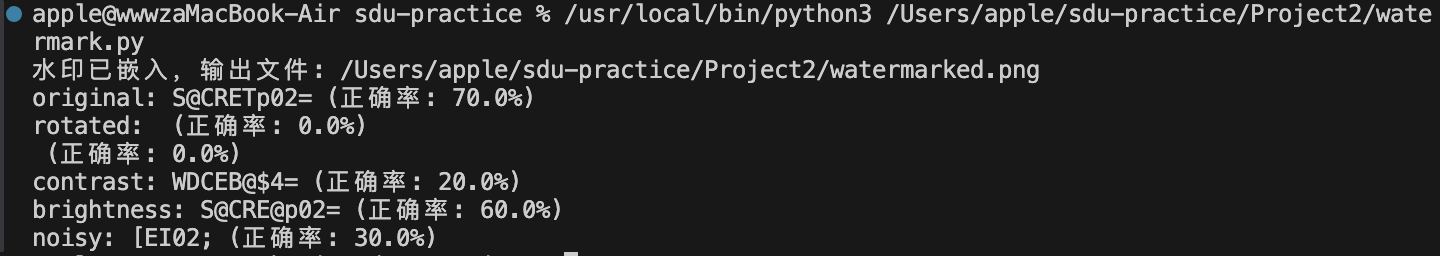
#> input picture Project2/IMG/截屏2025-08-09 23.05.20.png, 1440 x 256 px, given in place of 1.png, which was not available
$ python watermark.py
#> lines starting #> are read from the running program, lines starting #| are printed output that depends on the picture; pictures that were not available may be replaced by others from this repository, and a replacement may not be noted
import cv2
import numpy as np

# ====== 盲水印嵌入 ======
def embed_watermark_blind(image_path, watermark_text, output_path):
#> called with watermark_text = 'SECRET2025'
    img = cv2.imread(image_path, cv2.IMREAD_GRAYSCALE)
#> img: shape (256, 1440); min 24, max 204, mean 38.7
    img = np.float32(img)
    h, w = img.shape
#> h = 256; w = 1440

    # 水印转成二进制
    watermark_bin = ''.join(format(ord(c), '08b') for c in watermark_text)
    wm_len = len(watermark_bin)
    block_size = 8
    wm_idx = 0

    for i in range(0, h, block_size):
        for j in range(0, w, block_size):
            if wm_idx >= wm_len:
                break
            block = img[i:i+block_size, j:j+block_size]
            if block.shape[0] < block_size or block.shape[1] < block_size:
                continue
            dct_block = cv2.dct(block)

            # 选两个中频系数
            p1 = (4, 3)
            p2 = (3, 4)

            bit = int(watermark_bin[wm_idx])
            if bit == 1:
                if dct_block[p1] < dct_block[p2]:
                    dct_block[p1], dct_block[p2] = dct_block[p2], dct_block[p1]
            else:
                if dct_block[p1] > dct_block[p2]:
                    dct_block[p1], dct_block[p2] = dct_block[p2], dct_block[p1]

            img[i:i+block_size, j:j+block_size] = cv2.idct(dct_block)
            wm_idx += 1
#> img: shape (256, 1440) float32; min 10.16, max 217.8, mean 38.7
#> after the loop, wm_idx = 80

    watermarked_img = np.uint8(np.clip(img, 0, 255))
    cv2.imwrite(output_path, watermarked_img)
    print(f"水印已嵌入，输出文件: {output_path}")


# ====== 盲水印提取 ======
def extract_watermark_blind(image_path, watermark_length):
#> called with watermark_length = 10
    img = cv2.imread(image_path, cv2.IMREAD_GRAYSCALE)
    img = np.float32(img)
    h, w = img.shape
#> h = 256; w = 1440
    block_size = 8
    bits = ''
    wm_idx = 0

    for i in range(0, h, block_size):
        for j in range(0, w, block_size):
            if wm_idx >= watermark_length * 8:
                break
            block = img[i:i+block_size, j:j+block_size]
            if block.shape[0] < block_size or block.shape[1] < block_size:
                continue
            dct_block = cv2.dct(block)

            p1 = (4, 3)
            p2 = (3, 4)

            if dct_block[p1] > dct_block[p2]:
                bits += '1'
            else:
                bits += '0'
            wm_idx += 1
#> after the loop, wm_idx = 80

    watermark_text = ''.join(chr(int(bits[i:i+8], 2)) for i in range(0, len(bits), 8))
    return watermark_text


# ====== 鲁棒性测试 ======
def robustness_tests(wm_path, wm_text):
    wm_len = len(wm_text)

    # 原图提取
    original = extract_watermark_blind(wm_path, wm_len)
    print(f"original: {original} (正确率: {calc_accuracy(wm_text, original)}%)")
#| original: @D0 (正确率: 10.0%)

    # 旋转
    img = cv2.imread(wm_path)
#> img: shape (256, 1440, 3); min 10, max 217, mean 38.7
    M = cv2.getRotationMatrix2D((img.shape[1]//2, img.shape[0]//2), 15, 1)
    rotated = cv2.warpAffine(img, M, (img.shape[1], img.shape[0]))
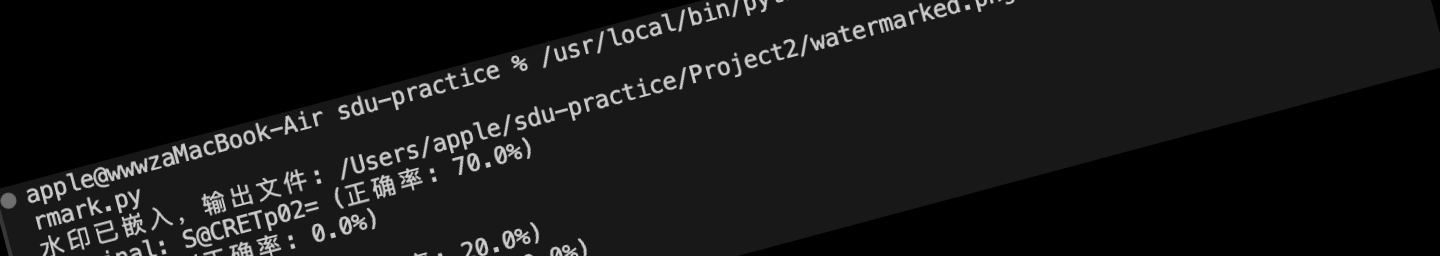
#> rotated: shape (256, 1440, 3); min 0, max 208, mean 22.8
    cv2.imwrite("/Users/apple/sdu-practice/Project2/IMG/rotated.png", rotated)
    rot_text = extract_watermark_blind("/Users/apple/sdu-practice/Project2/IMG/rotated.png", wm_len)
    print(f"rotated: {rot_text} (正确率: {calc_accuracy(wm_text, rot_text)}%)")
#| rotated:  (正确率: 0.0%)

    # 裁剪
    cropped = img[50:-50, 50:-50]
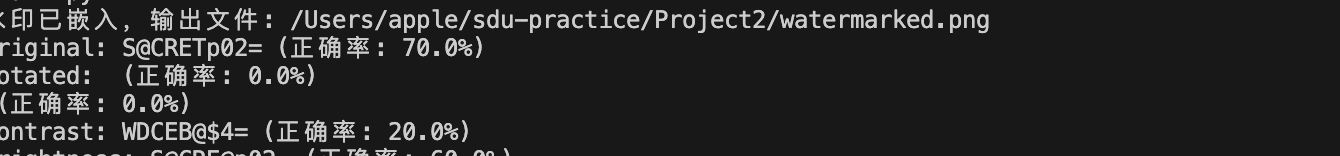
#> cropped: shape (156, 1340, 3); min 24, max 204, mean 37.6
    cv2.imwrite("/Users/apple/sdu-practice/Project2/IMG/cropped.png", cropped)
    crop_text = extract_watermark_blind("/Users/apple/sdu-practice/Project2/IMG/cropped.png", wm_len)
    print(f"cropped: {crop_text} (正确率: {calc_accuracy(wm_text, crop_text)}%)")
#| cropped: Ð (正确率: 0.0%)

    # 调对比度
    contrast = cv2.convertScaleAbs(img, alpha=1.5, beta=0)
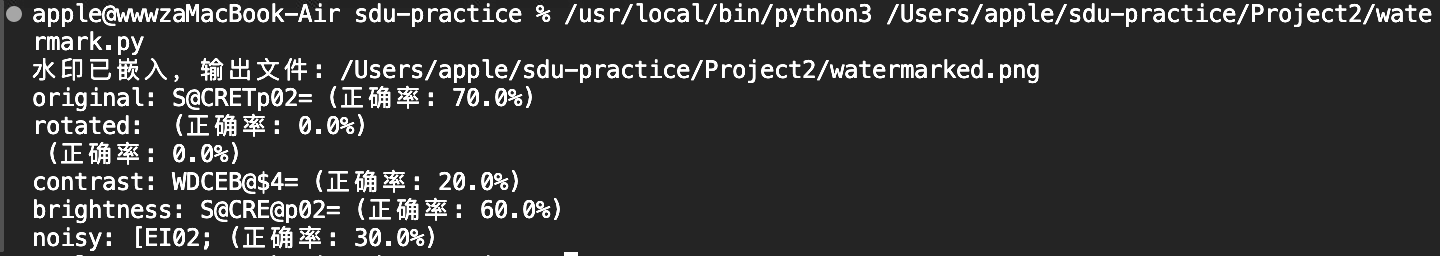
#> contrast: shape (256, 1440, 3); min 15, max 255, mean 55.2
    cv2.imwrite("/Users/apple/sdu-practice/Project2/IMG/contrast.png", contrast)
    cont_text = extract_watermark_blind("/Users/apple/sdu-practice/Project2/IMG/contrast.png", wm_len)
    print(f"contrast: {cont_text} (正确率: {calc_accuracy(wm_text, cont_text)}%)")
#| contrast: @D0 (正确率: 10.0%)

    # 调亮度
    brightness = cv2.convertScaleAbs(img, alpha=1, beta=50)
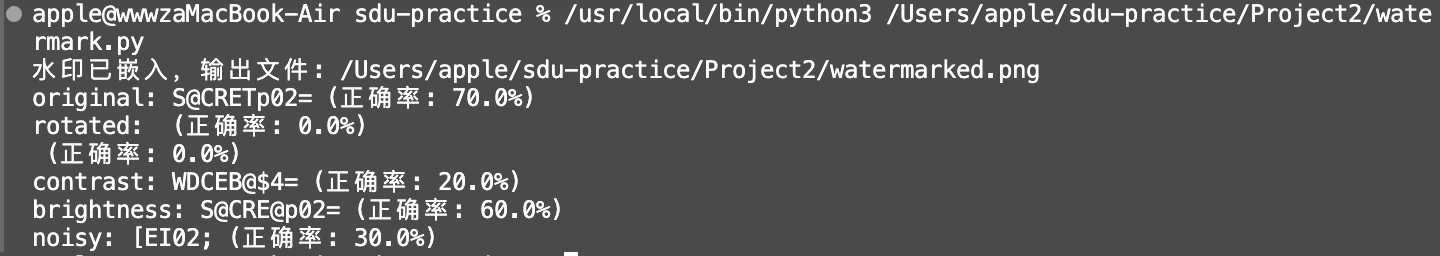
#> brightness: shape (256, 1440, 3); min 60, max 255, mean 88.7
    cv2.imwrite("/Users/apple/sdu-practice/Project2/IMG/brightness.png", brightness)
    bright_text = extract_watermark_blind("/Users/apple/sdu-practice/Project2/IMG/brightness.png", wm_len)
    print(f"brightness: {bright_text} (正确率: {calc_accuracy(wm_text, bright_text)}%)")
#| brightness: @D0 (正确率: 10.0%)

    # 加噪声
    noisy = np.array(img, dtype=np.float32)
    noise = np.random.normal(0, 10, noisy.shape)
    noisy = np.uint8(np.clip(noisy + noise, 0, 255))
    cv2.imwrite("/Users/apple/sdu-practice/Project2/IMG/noisy.png", noisy)
    noisy_text = extract_watermark_blind("/Users/apple/sdu-practice/Project2/IMG/noisy.png", wm_len)
#> noisy_text = 'ÄUi2Md~rÐm'
    print(f"noisy: {noisy_text} (正确率: {calc_accuracy(wm_text, noisy_text)}%)")
#| noisy: ÄUi2Md~rÐm (正确率: 0.0%)


def calc_accuracy(expected, actual):
    correct = sum(1 for e, a in zip(expected, actual) if e == a)
    return round(correct / len(expected) * 100, 1)


# ====== 主程序 ======
if __name__ == "__main__":
    input_image = "/Users/apple/sdu-practice/Project2/IMG/1.png"   # 原始图片
    watermarked_image = "/Users/apple/sdu-practice/Project2/IMG/watermarked.png"
    watermark_text = "SECRET2025"

    embed_watermark_blind(input_image, watermark_text, watermarked_image)
    robustness_tests(watermarked_image, watermark_text)
